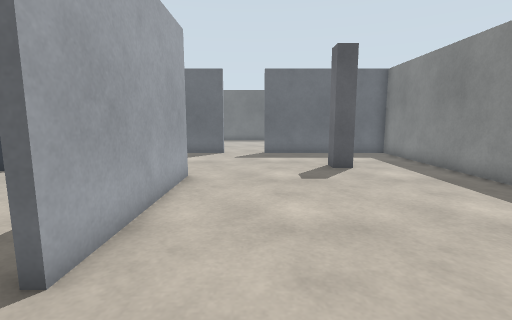
View 1 (above)

19 first-person views from a walk through a Gazebo world. The camera is 0.94 m above the floor, tilts 8° down and sees 85° across. The floor is counted in squares, 0.5 m on a side. Each view is taken from the middle of a square. On the plan, view 1 faces up. The plan holds only what a view shows up to about 16 squares ahead; the rest is blank. The place goes on beyond the plan.

View 2
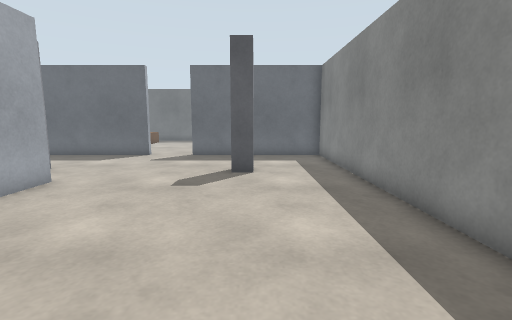

View 3
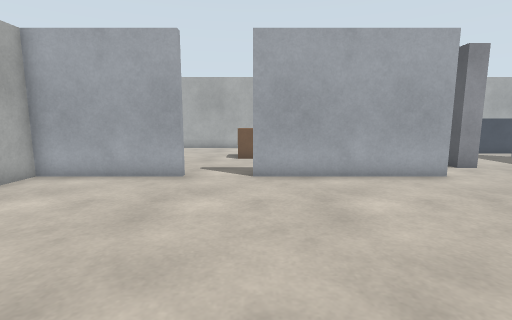

View 4
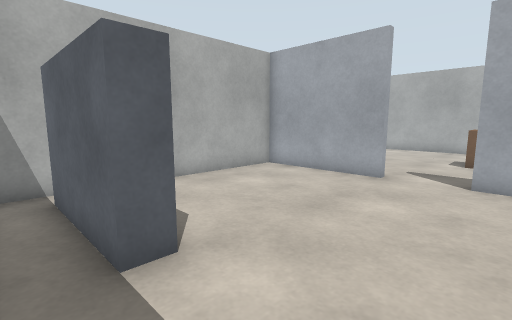

View 5
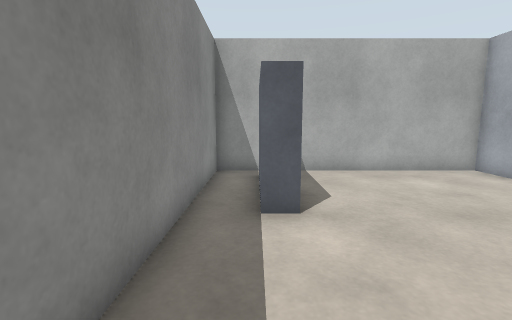

View 6
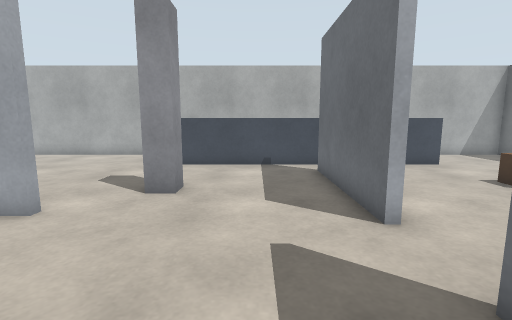

View 7
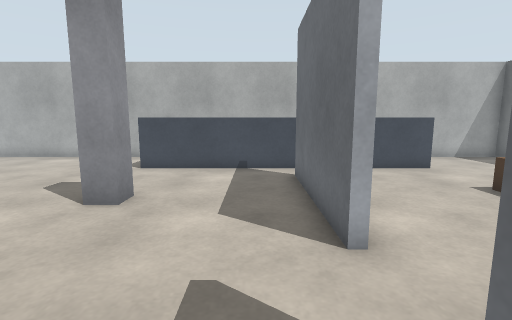

View 8
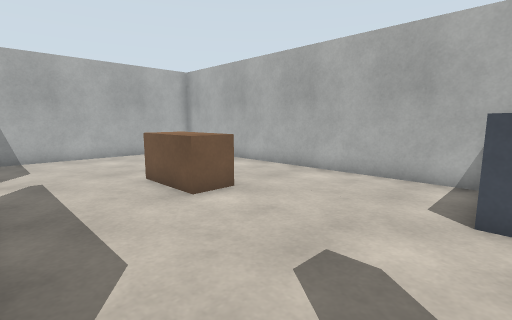

View 9
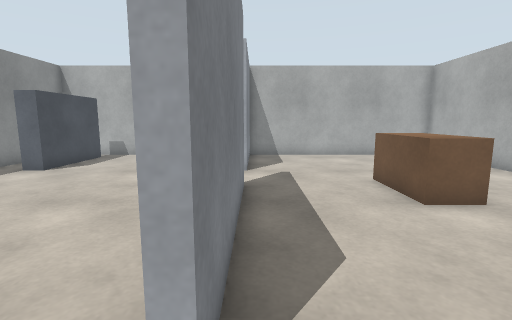

View 10
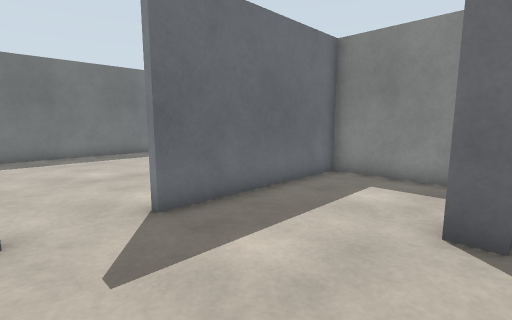

View 11
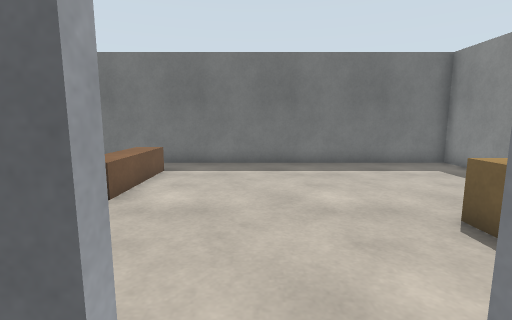

View 12
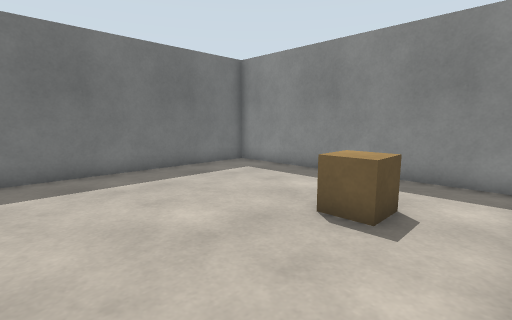

View 13
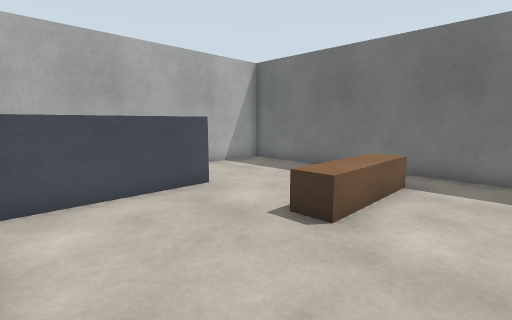

View 14
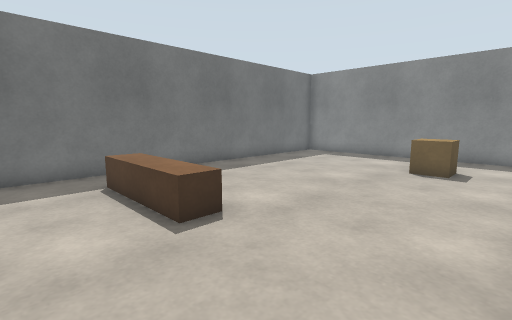

View 15
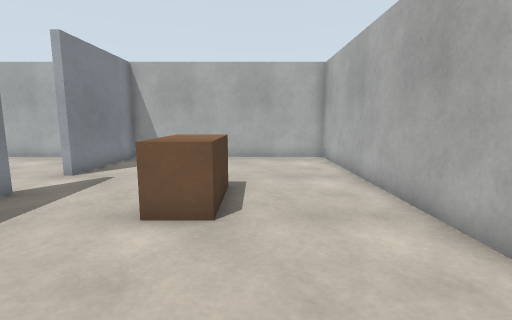

View 16
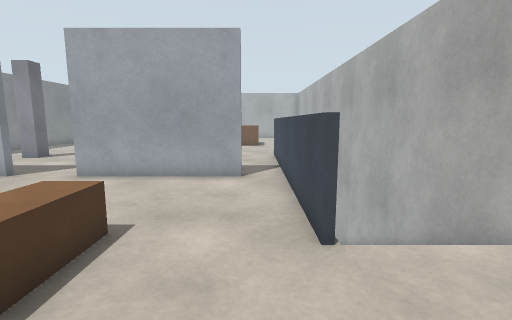

View 17
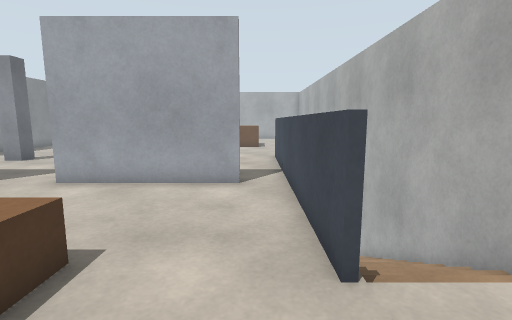

View 18
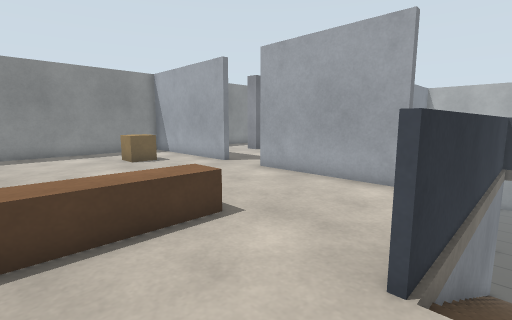

View 19
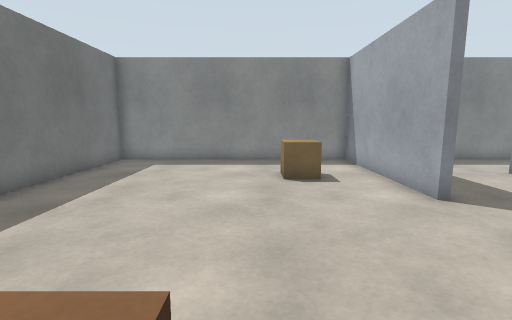

### Floor plan
Key: @ floor where view 1 was taken; # wall or solid block; . main floor; - floor 2.5 m lower than the main floor; / step, stairs or slope; = window, fence, low wall or low ledge; P grey post; B brown box; E beige box.
Columns run from 13 left of view 1 to 8 right of it. Each row starts with its distance up from view 1.
 28 ######################
 27 #   .................#
 26 #   .................#
 25 #  .....B............#
 24 #   ....B............#
 23 #   ....B............#
 22 #/  /...B............#
 21 #///#................#
 20 #///=...........EE...#
 19 #///=...........EE...#
 18 #///=................#
 17 #///#................#
 16 #/ /#.######..########
 15 #/ /#................#
 14 #  /#................#
 13 #  /#................#
 12 #   #...P.......P....#
 11 #  -#...PP......PP...#
 10 #////................#
  9 #.........#..........#
  8 #.........#..........#
  7 #.........#..........#
  6 #.........#..........#
  5 #....BB...#..........#
  4 #....BB...#..........#
  3 #....BB...#..........#
  2 #....BB..............#
  1 #....................#
  0 #.........#..@....##.#
 -1 #.........#.......##.#
 -2 #.........#.......##.#
 -3 #.........#.......##.#
 -4 #.........#..........#
 -5 ######################

Where each view was taken, in squares from view 1:
view 1: 0 up, 0 right, facing up
view 2: 1 up, 4 right, facing up
view 3: 3 up, 7 right, facing left
view 4: 4 up, 7 right, facing down-left
view 5: 6 up, 6 right, facing down
view 6: 14 up, 3 right, facing left
view 7: 15 up, 2 right, facing left
view 8: 11 up, 3 left, facing down-left
view 9: 11 up, 3 left, facing down
view 10: 11 up, 2 left, facing up-right
view 11: 15 up, 1 left, facing up
view 12: 17 up, 2 left, facing up-right
view 13: 17 up, 2 left, facing up-left
view 14: 17 up, 8 left, facing up-right
view 15: 10 up, 9 left, facing down
view 16: 26 up, 8 left, facing down
view 17: 25 up, 8 left, facing down
view 18: 25 up, 10 left, facing down-right
view 19: 21 up, 6 left, facing right
